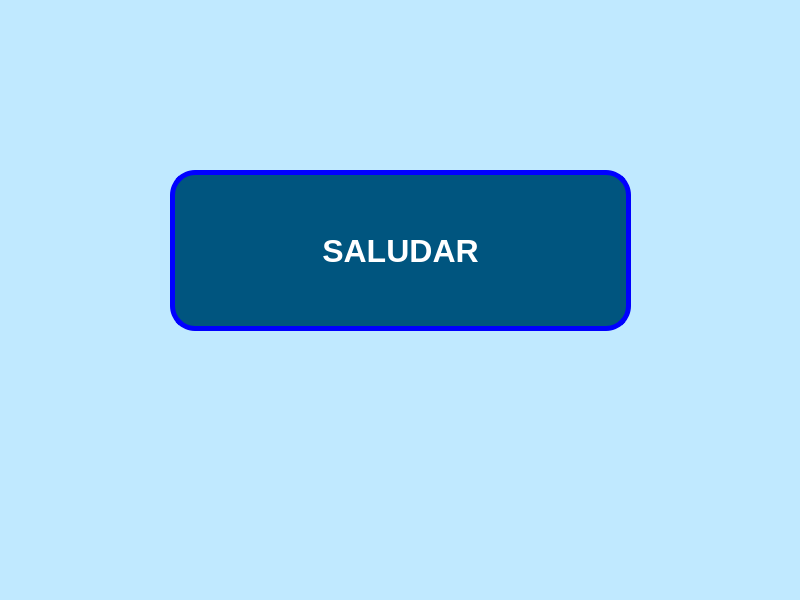
<?xml version="1.0" encoding="UTF-8"?>
<ui version="4.0">
 <class>MainWindow</class>
 <widget class="QMainWindow" name="MainWindow">
  <property name="geometry">
   <rect>
    <x>0</x>
    <y>0</y>
    <width>800</width>
    <height>600</height>
   </rect>
  </property>
  <property name="windowTitle">
   <string>MainWindow</string>
  </property>
  <property name="styleSheet">
   <string notr="true">background-color: rgb(192, 233, 255);</string>
  </property>
  <widget class="QWidget" name="centralwidget">
   <widget class="QPushButton" name="btn_saludar">
    <property name="geometry">
     <rect>
      <x>170</x>
      <y>170</y>
      <width>461</width>
      <height>161</height>
     </rect>
    </property>
    <property name="font">
     <font>
      <pointsize>24</pointsize>
      <weight>75</weight>
      <bold>true</bold>
      <underline>false</underline>
     </font>
    </property>
    <property name="styleSheet">
     <string notr="true">background-color: rgb(0, 85, 127);
color: rgb(255, 255, 255);
border-radius:25px;
border: 5px solid blue;</string>
    </property>
    <property name="text">
     <string>SALUDAR</string>
    </property>
   </widget>
  </widget>
  <widget class="QMenuBar" name="menubar">
   <property name="geometry">
    <rect>
     <x>0</x>
     <y>0</y>
     <width>800</width>
     <height>26</height>
    </rect>
   </property>
  </widget>
  <widget class="QStatusBar" name="statusbar"/>
 </widget>
 <resources/>
 <connections/>
</ui>
